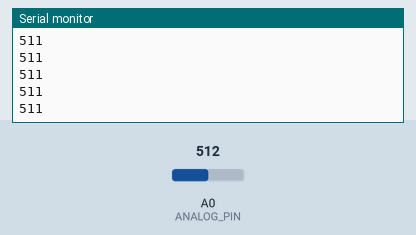
A sketch run on a simulated Arduino Uno, built with avr-gcc and run on an emulated ATmega328P. Shown: the last lines printed to the serial monitor. The test bench sets the inputs (shaded band); at power-on: A0 (ANALOG_PIN) = 512.

Above: at 1.2 s.
1.3 s: A0 (ANALOG_PIN) set to 716
At 2.3 s:
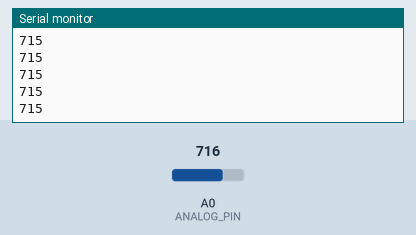
2.8 s: A0 (ANALOG_PIN) set to 900
At 3.6 s:
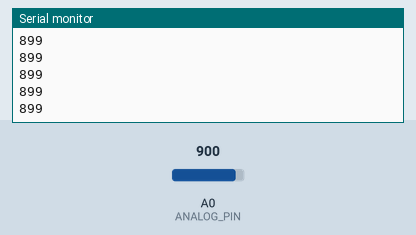
Timing chart, 0 to 5.6 s (numbered marks = the images above; inputs shaded):
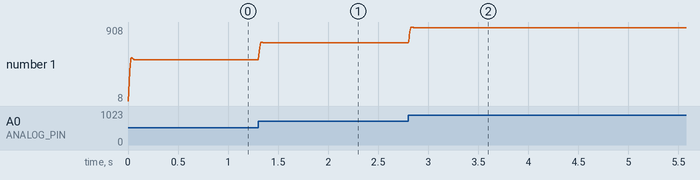

The sketch:

Arduino_2nd_order_Butterworth_low_pass_manual.ino
```cpp
#define ANALOG_PIN A0
#define SAMPLE_RATE 450.0       // Hz
#define CUTOFF_FREQ 20.0        // Change this to adjust the filter

float pi = 3.14159265;

// Coefficients
float b0, b1, b2, a1, a2;
float x[3] = {0}, y[3] = {0};

unsigned long lastSampleTime = 0;
const unsigned long sampleIntervalMicros = 1000000.0 / SAMPLE_RATE;

void computeButterworthCoefficients(float cutoff, float fs) {
  float ita = 1.0 / tan(pi * cutoff / fs);
  float q = sqrt(2.0); // For Butterworth 2nd-order

  float norm = 1.0 / (1.0 + q * ita + ita * ita);
  b0 = norm;
  b1 = 2.0 * norm;
  b2 = norm;
  a1 = 2.0 * (1.0 - ita * ita) * norm;
  a2 = (1.0 - q * ita + ita * ita) * norm;
}


void setup() {
  Serial.begin(115200);
  computeButterworthCoefficients(CUTOFF_FREQ, SAMPLE_RATE);
}

void loop() {
  unsigned long currentMicros = micros();
  if (currentMicros - lastSampleTime >= sampleIntervalMicros) {
    lastSampleTime = currentMicros;

    // Read analog value
    float input = (float)analogRead(ANALOG_PIN);

    // Shift previous samples
    x[2] = x[1]; x[1] = x[0]; x[0] = input;
    y[2] = y[1]; y[1] = y[0];

    // Apply filter
    y[0] = b0 * x[0] + b1 * x[1] + b2 * x[2]
         - a1 * y[1] - a2 * y[2];

    // Print values
    // Serial.print((int)input);
    // Serial.print(",");
    Serial.println((int)y[0]);
  }
}
```

Measured:
- after the input at 1.3 s, the serial monitor: prints a new line at once (image 1)
- after the input at 2.8 s, the serial monitor: prints a new line at once (image 2)
- plotted number 1: 511 → 715 after the input at 1.3 s, 715 → 899 after the input at 2.8 s
